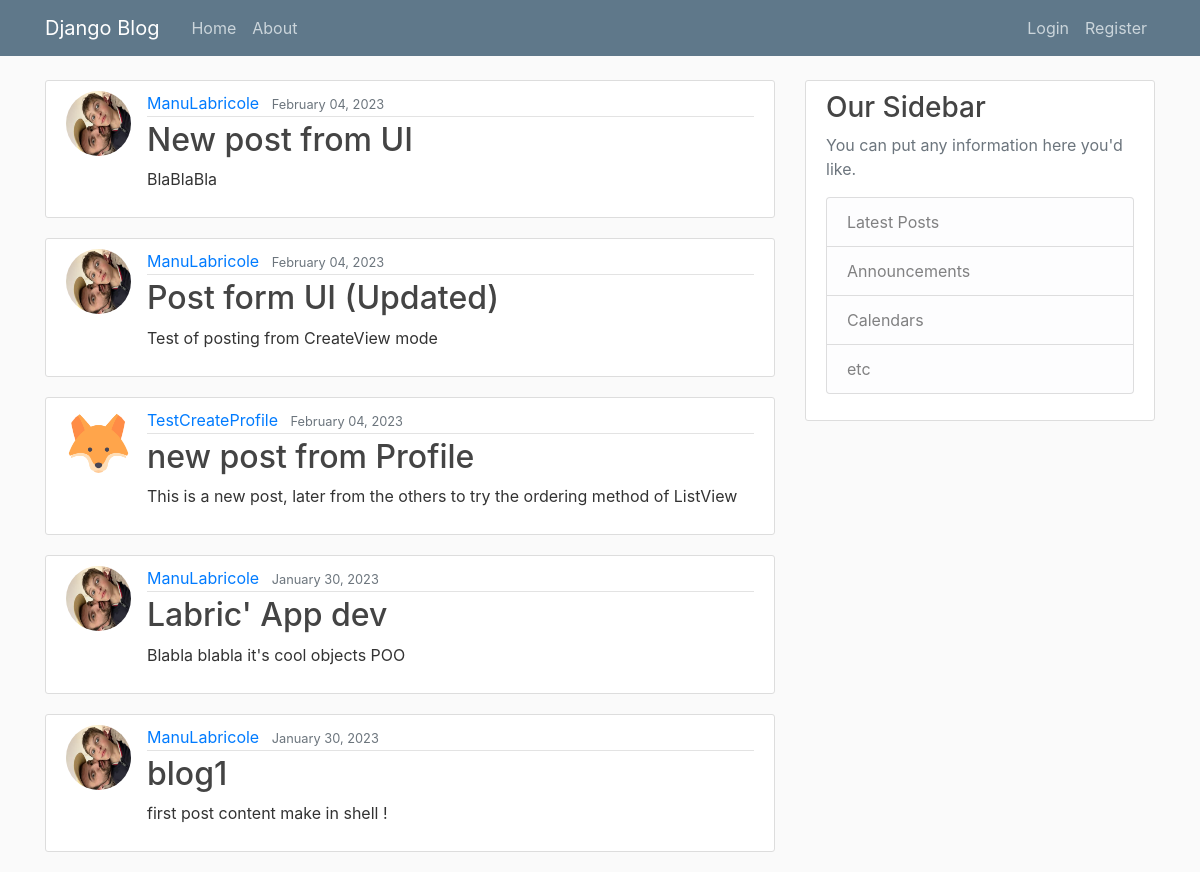
Before: / with the older database file.
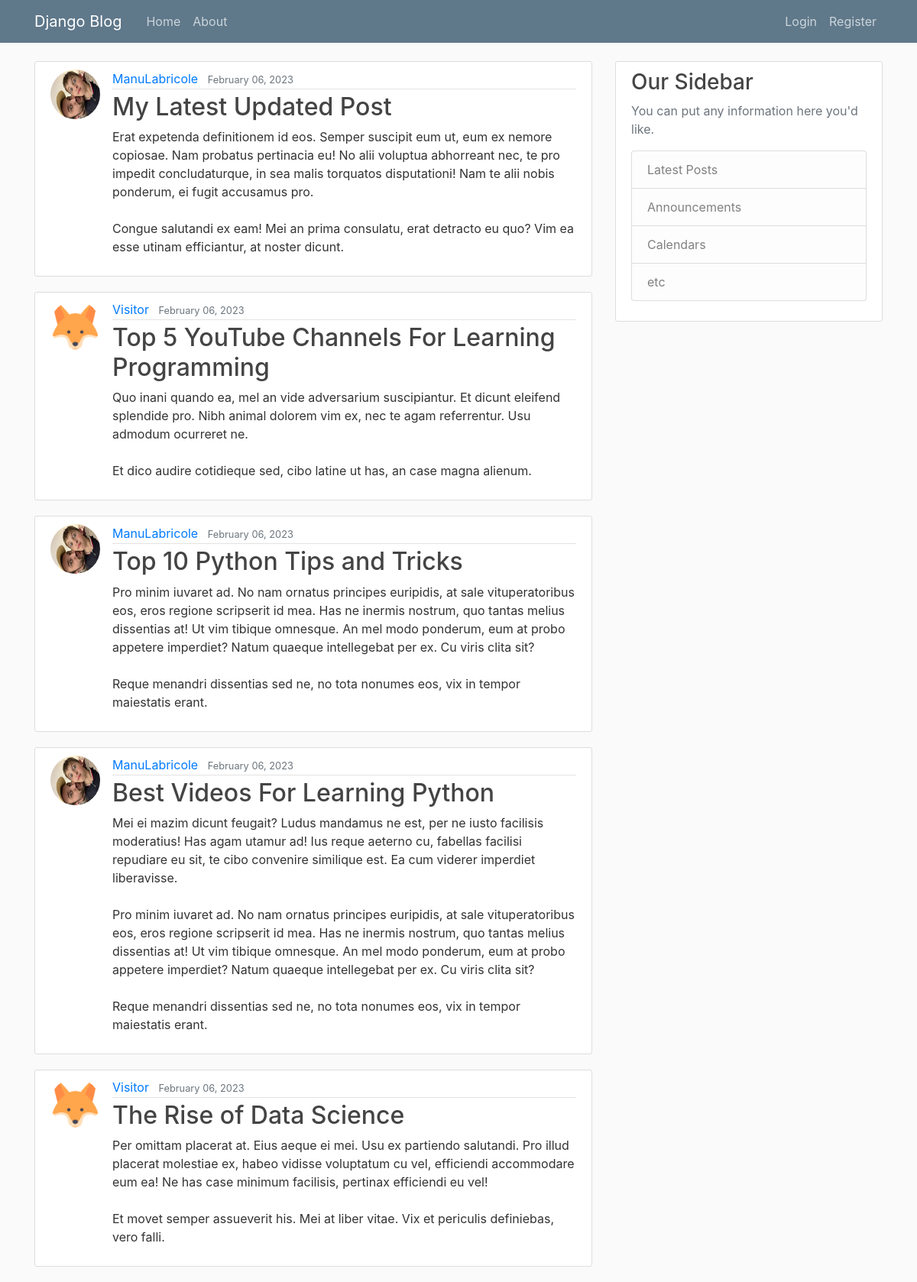
After: the same page with the newer database file.
### blog/models.py (models this page shows, shortened)
class Post(models.Model):
    title = models.CharField(max_length=200)
    content = models.TextField()
    date_posted = models.DateTimeField(default=timezone.now)
    author = models.ForeignKey(User, on_delete=models.CASCADE)

### users/models.py (models this page shows, shortened)
class Profile(models.Model):
    user = models.OneToOneField(User, on_delete=models.CASCADE)
    image = models.ImageField(
        default="default.png", upload_to="profile_pics")

### blog/views.py (the view)
# urls.py: path("", PostListView.as_view(), name="blog-home"),
class PostListView(ListView):
    model = Post
    template_name = "blog/home.html"
    context_object_name = "posts"
    ordering = ["-date_posted"]
    paginate_by = 5

### blog/templates/blog/home.html
{% extends "blog/base.html" %}
{% block content %}
{% for post in posts %}
    <article class="media content-section">
        <img class="rounded-circle article-img" src="{{ post.author.profile.image.url }}" alt="">
        <div class="media-body">
            <div class="article-metadata">
                <a class="mr-2" href="#">{{ post.author }}</a>
                <small class="text-muted">{{ post.date_posted | date:"F d, Y" }}</small>
            </div>
            <h2><a class="article-title" href= "{% url 'post-detail' post.id %}" >{{ post.title }}</a></h2>
            <p class="article-content">{{ post.content }}</p>
        </div>
    </article>
{% endfor %} {% endblock %}

Changed rows visible on the page:
no longer on this page (row unchanged): Post: author.profile.image (picture), author "ManuLabricole", date_posted "February 04, 2023", title "New post from UI", content "BlaBlaBla"
no longer on this page (row unchanged): Post: author.profile.image (picture), author "ManuLabricole", date_posted "February 04, 2023", title "Post form UI (Updated)", content "Test of posting from CreateView mode"
no longer on this page (row unchanged): Post: author.profile.image (placeholder picture), author "TestCreateProfile", date_posted "February 04, 2023", title "new post from Profile", content "This is a new post, later from the others to try the ordering method of ListView"
no longer on this page (row unchanged): Post: author.profile.image (picture), author "ManuLabricole", date_posted "January 30, 2023", title "Labric' App dev", content "Blabla blabla it's cool objects POO"
no longer on this page (row unchanged): Post: author.profile.image (picture), author "ManuLabricole", date_posted "January 30, 2023", title "blog1", content "first post content make in shell !"
added Post: author.profile.image (picture), author "ManuLabricole", date_posted "February 06, 2023", title "My Latest Updated Post", content "Erat expetenda definitionem id eos. Semper suscipit eum ut, eum ex nemore copiosae. Nam probatus pertinacia eu! No alii voluptua abhorreant nec, te pro impedit concludaturque, in sea malis torquatos disputationi! Nam te alii nobis ponderum, ei fugit accusamus pro. Congue salutandi ex eam! Mei an prima consulatu, erat detracto eu quo? Vim ea esse utinam efficiantur, at noster dicunt."
added Post: author.profile.image (placeholder picture), author "Visitor", date_posted "February 06, 2023", title "Top 5 YouTube Channels For Learning Programming", content "Quo inani quando ea, mel an vide adversarium suscipiantur. Et dicunt eleifend splendide pro. Nibh animal dolorem vim ex, nec te agam referrentur. Usu admodum ocurreret ne. Et dico audire cotidieque sed, cibo latine ut has, an case magna alienum."
added Post: author.profile.image (picture), author "ManuLabricole", date_posted "February 06, 2023", title "Top 10 Python Tips and Tricks", content "Pro minim iuvaret ad. No nam ornatus principes euripidis, at sale vituperatoribus eos, eros regione scripserit id mea. Has ne inermis nostrum, quo tantas melius dissentias at! Ut vim tibique omnesque. An mel modo ponderum, eum at probo appetere imperdiet? Natum quaeque intellegebat per ex. Cu viris clita sit? Reque menandri dissentias sed ne, no tota nonumes eos, vix in tempor maiestatis erant."
added Post: author.profile.image (picture), author "ManuLabricole", date_posted "February 06, 2023", title "Best Videos For Learning Python", content "Mei ei mazim dicunt feugait? Ludus mandamus ne est, per ne iusto facilisis moderatius! Has agam utamur ad! Ius reque aeterno cu, fabellas facilisi repudiare eu sit, te cibo convenire similique est. Ea cum viderer imperdiet liberavisse. Pro minim iuvaret ad. No nam ornatus principes euripidis, at sale vituperatoribus eos, eros regione scripserit id mea. Has ne inermis nostrum, quo tantas melius dissentias at! Ut vim tibique omnesque. An mel modo ponderum, eum at probo appetere imperdiet? Natum quaeque intellegebat per ex. Cu viris clita sit? Reque menandri dissentias sed ne, no tota nonumes eos, vix in tempor maiestatis erant."
added Post: author.profile.image (placeholder picture), author "Visitor", date_posted "February 06, 2023", title "The Rise of Data Science", content "Per omittam placerat at. Eius aeque ei mei. Usu ex partiendo salutandi. Pro illud placerat molestiae ex, habeo vidisse voluptatum cu vel, efficiendi accommodare eum ea! Ne has case minimum facilisis, pertinax efficiendi eu vel! Et movet semper assueverit his. Mei at liber vitae. Vix et periculis definiebas, vero falli."
